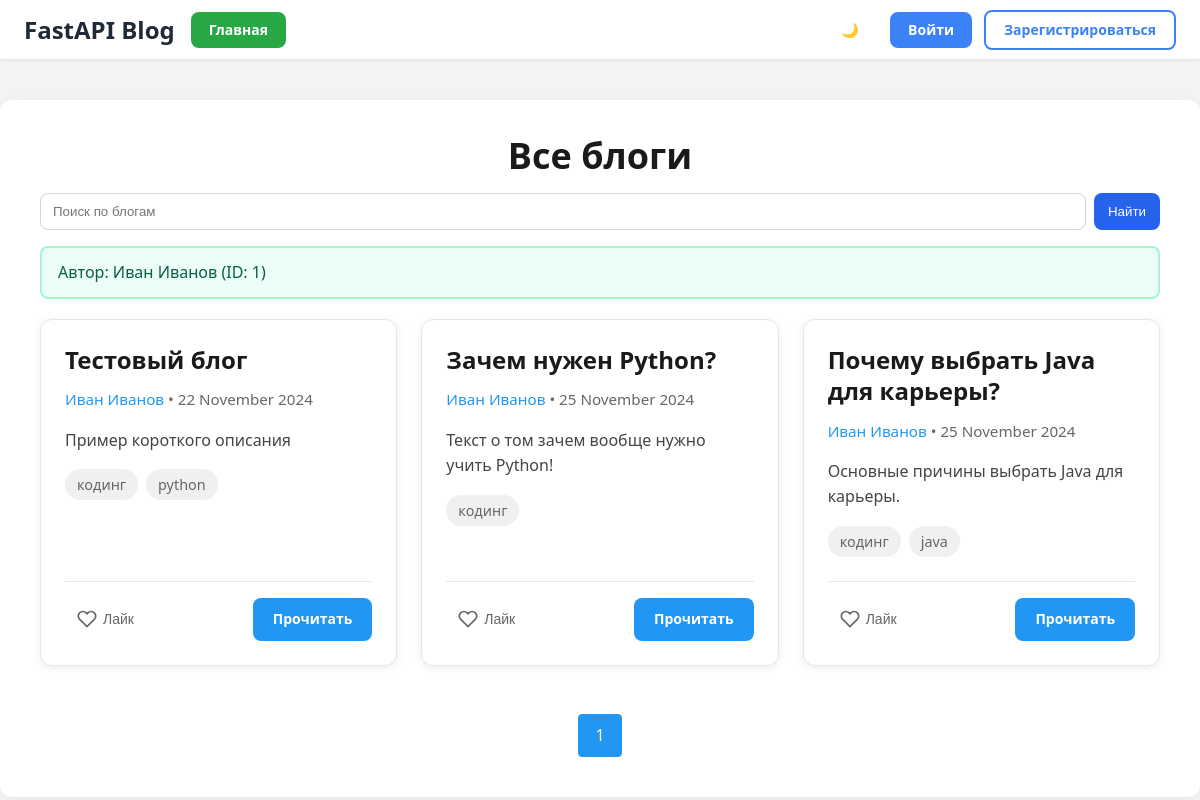
Page /blogs/?author_id=1 on the committed database.
### app/api/models.py (models this page shows)
class Blog(Base):
    title: Mapped[str_uniq]
    author: Mapped[int] = mapped_column(ForeignKey("users.id"), nullable=False)
    user: Mapped["User"] = relationship("User", back_populates="blogs")
    content: Mapped[str] = mapped_column(Text)
    short_description: Mapped[str] = mapped_column(Text)
    status: Mapped[str] = mapped_column(default="published", server_default="published")
    tags: Mapped[list["Tag"]] = relationship(
        secondary="blog_tags", back_populates="blogs"
    )

class Tag(Base):
    name: Mapped[str] = mapped_column(String(50), unique=True)
    blogs: Mapped[list["Blog"]] = relationship(
        secondary="blog_tags", back_populates="tags"
    )

### app/pages/views.py (the view)
@router.get("/blogs/")
async def blogs_page(
    request: Request,
    author_id: int | None = None,
    tag: str | None = None,
    search: str | None = None,
    page: int = 1,
    page_size: int = 6,
    session: AsyncSession = SessionDep,
    user_data: User | None = Depends(get_current_user_optional),
):
    blogs = await BlogDAO.get_blog_list(
        session=session,
        author_id=author_id,
        tag=tag,
        search=search,
        page=page,
        page_size=page_size,
    )
    search_message = None
    search_type = None
    if author_id:
        author = await UsersDAO.find_one_or_none_by_id(
            data_id=author_id, session=session
        )
        if author:
            author_name = f"{author.first_name} {author.last_name}"
            search_message = f"Автор: {author_name} (ID: {author_id})"
            search_type = "author"
        else:
            search_message = f"Автор с ID {author_id} не найден"
            search_type = "author_not_found"
    elif tag:
        search_message = f"Тег: {tag}"
        search_type = "tag"
        if blogs.get("total_result", 0) == 0:
            search_message = f"Тег '{tag}' не найден"
            search_type = "tag_not_found"
    elif search:
        search_message = f"Поиск: {search}"
        search_type = "search"
        if blogs.get("total_result", 0) == 0:
            search_message = f"По запросу '{search}' ничего не найдено"
            search_type = "search_not_found"
    context = {
        **_build_common_context(request, user_data),
        "article": blogs,
        "filters": {"author_id": author_id, "tag": tag, "search": search},
        "search_message": search_message,
        "search_type": search_type,
    }
    return templates.TemplateResponse(request, "posts.html", context)

### app/templates/posts.html (shortened to what this page needs)
{% extends "base.html" %}
{% block content %}
<div class="content-container">
    <div class="page-header">
        <a href="/blogs/">Все блоги</a>
    </div>
    <form action="/blogs/" method="get" class="search-form">
        <input type="text" name="search" placeholder="Поиск по блогам"
               value="{{ filters.search or '' }}">
        <button type="submit">Найти</button>
    </form>
    {% if search_message %}
    <div class="search-info-message {% if search_type.endswith('_not_found') %}search-error{% else %}search-success{% endif %}">
        {{ search_message }}
    </div>
    {% endif %}
    {% if article.blogs %}
        <ul class="articles-list">
            {% for blog in article.blogs %}
            <li class="article-card" data-post-id="{{ blog.id }}">
                <div class="article-card-header">
                    <h2><a href="/blogs/{{ blog.id }}">{{ blog.title }}</a></h2>
                    <div class="article-meta">
                        {% if blog.author_id %}
                        <a href="?author_id={{ blog.author_id }}">{{ blog.author_name }}</a>
                        {% else %}
                        {{ blog.author_name }}
                        {% endif %}
                        • {{ blog.created_at.strftime('%d %B %Y') }}
                    </div>
                    <p class="article-excerpt">{{ blog.short_description }}</p>
                    {% if blog.tags %}
                    <div class="article-tags">
                        {% for tag in blog.tags %}
                        <a href="/blogs?tag={{ tag.name }}" class="tag">{{ tag.name }}</a>
                        {% endfor %}
                    </div>
                    {% endif %}
                </div>
                <div class="article-card-footer">
                    <button class="like-button" data-post-id="{{ blog.id }}" aria-label="Лайк">
                        <svg class="like-icon" viewBox="0 0 24 24" fill="none" stroke="currentColor" stroke-width="2">
                            <path d="M20.84 4.61a5.5 5.5 0 0 0-7.78 0L12 5.67l-1.06-1.06a5.5 5.5 0 0 0-7.78 7.78l1.06 1.06L12 21.23l7.78-7.78 1.06-1.06a5.5 5.5 0 0 0 0-7.78z"></path>
                        </svg>
                        <span class="like-text">Лайк</span>
                    </button>
                    <a href="/blogs/{{ blog.id }}/" class="read-button">Прочитать</a>
                </div>
            </li>
            {% endfor %}
        </ul>
    {% else %}
        <p>По вашему запросу ничего не найдено.</p>
    {% endif %}
    <div class="pagination">
        {% for p in range(1, article.total_page + 1) %}
        <a href="?page={{ p }}{% if filters.author_id %}&author_id={{ filters.author_id }}{% endif %}{% if filters.tag %}&tag={{ filters.tag }}{% endif %}{% if filters.search %}&search={{ filters.search }}{% endif %}"
           class="pagination-link {% if p == article.page %}active{% endif %}">{{ p }}</a>
        {% endfor %}
    </div>
</div>
{% endblock %}

### app/static/css/base.css (style rules this page uses)
:root { --bg-color: #f3f4f6; --text-color: #111827; --topbar-bg: #fff; --topbar-border: #e5e7eb; --logo-color: #1f2937; --user-name-color: #1f2937; --shadow: rgba(0, 0, 0, 0.05); --secondary-button-bg: #fff; --secondary-button-hover: #eff6ff; }
* { margin: 0; padding: 0; box-sizing: border-box; }
body { background: var(--bg-color); font-family: 'Segoe UI', Tahoma, Geneva, Verdana, sans-serif; color: var(--text-color); margin: 0; padding: 0; transition: background-color 0.3s ease, color 0.3s ease; }

### rows in the picture
Blog: title "Тестовый блог", author_name "Иван Иванов", created_at "22 November 2024", short_description "Пример короткого описания"
Tag: name "кодинг"
Tag: name "python"
Blog: title "Зачем нужен Python?", author_name "Иван Иванов", created_at "25 November 2024", short_description "Текст о том зачем вообще нужно учить Python!"
Blog: title "Почему выбрать Java для карьеры?", author_name "Иван Иванов", created_at "25 November 2024", short_description "Основные причины выбрать Java для карьеры."
Tag: name "java"

### other values in the picture
{{ search_message }} "Автор: Иван Иванов (ID: 1)"
{{ p }} "1"
